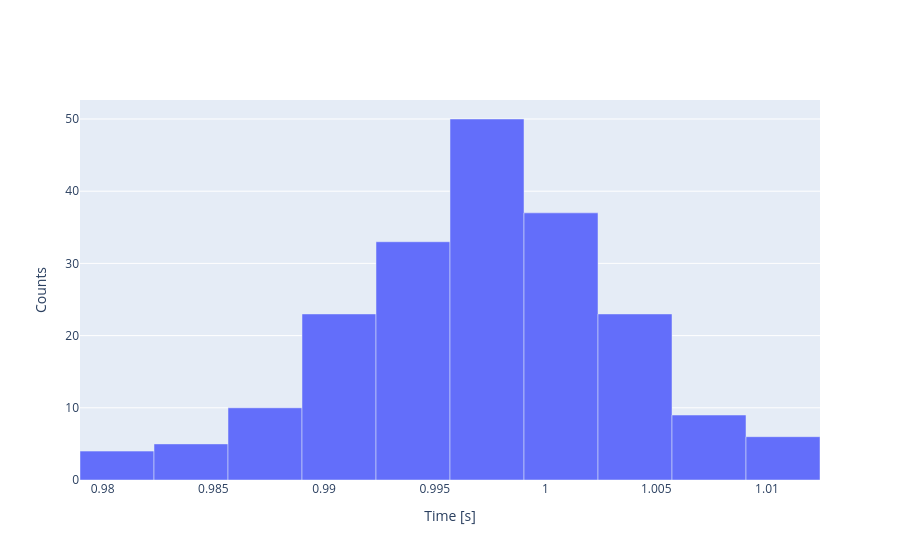

Notebook code cell kept with this figure:
### Markdown cell above
# a

### Code cell
count, edges = np.histogram(data["a"], bins = 10)

fig = go.Figure()
fig.add_trace(go.Bar(x = edges, y = count, width = np.diff(edges), name ='tau distribution'))
fig.update_layout(xaxis_title = "Time [s]", yaxis_title = "Counts")
fig.show()

### Figure 1 — Plotly figure (JSON) as saved in the notebook; plotly's stock layout.template omitted (floating-point values rounded to 4 significant figures)
{"data": [{"name": "tau distribution", "type": "bar", "width": [0.003341, 0.003341, 0.003341, 0.003341, 0.003341, 0.003341, 0.003341, 0.003341, 0.003341, 0.003341], "x": [0.9807, 0.984, 0.9873, 0.9907, 0.994, 0.9974, 1.001, 1.004, 1.007, 1.011, 1.014], "y": [4, 5, 10, 23, 33, 50, 37, 23, 9, 6]}], "layout": {"xaxis": {"title": {"text": "Time [s]"}}, "yaxis": {"title": {"text": "Counts"}}}}
